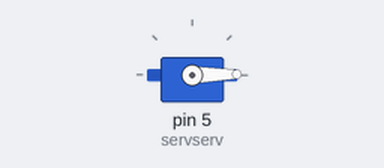
Bench run of a sketch on a simulated Arduino Uno, built with avr-gcc and run on an emulated ATmega328P. Shown: servo.

Above: at 0.05 s.
Timing chart, 0 to 3.0 s (numbered marks = the images above):
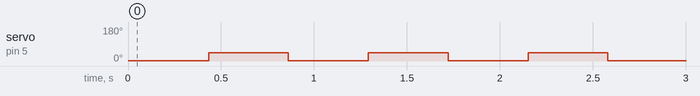

Measured:
- by itself, servo on pin 5 (servserv): alternates 44° for 0.43 s and 1° for 0.43 s

The sketch:

dow.ino
```cpp
#include <Servo.h>

Servo servserv;

#define bt  8
int state = 0;

bool b = false;

void setup()
{
  servserv.attach(5);
  pinMode(bt, INPUT);
}

void loop()
{

  int angle;
  servserv.write(45);
  while(1)
      {

        for (angle = 45; angle > 0; angle--)
        {
          servserv.write(angle);    //angle(각도)값으로 서보모터 제어
          delay(0.01);                    //delay로 각도의 변화 속도를 조절 (0.1초 단위)
        }
        delay(426);                 // 0.001초 단위
        for (angle = 0; angle < 45; angle++)
        {
          servserv.write(angle);    //angle(각도)값으로 서보모터 제어
          delay(0.01);                    //delay로 각도의 변화 속도를 조절 (0.1초 단위)
        }
        delay(426);                 // 0.001초 단위
      }

  delay(100);
}
```
